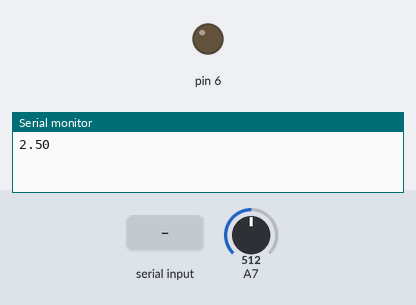
A sketch run on a simulated Arduino Nano, built with avr-gcc and run on an emulated ATmega328P. On the bench: output pins drawn as LEDs (lit = HIGH), the last lines printed to the serial monitor. Inputs (shaded band) come from the test bench; at power-on: A7 = 512.

Above: at 1.2 s.
1.3 s: "90,45\n" received over Serial
At 2.9 s:
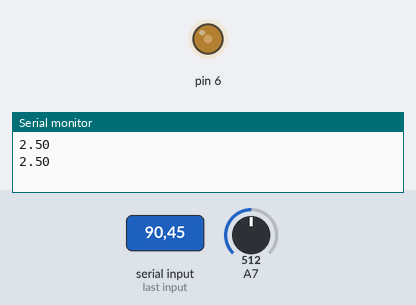
5.5 s: "30,150\n" received over Serial
At 7.4 s:
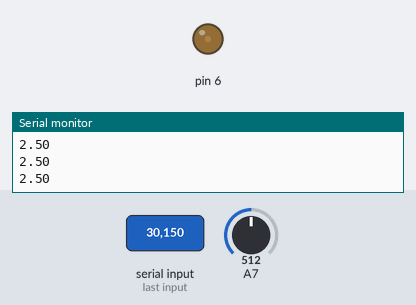
9.5 s: "200\n" received over Serial
At 11.5 s:
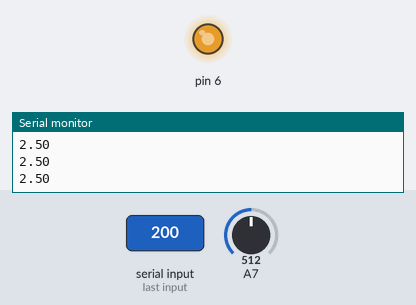
Timing chart, 0 to 13.5 s (numbered marks = the images above; inputs shaded):
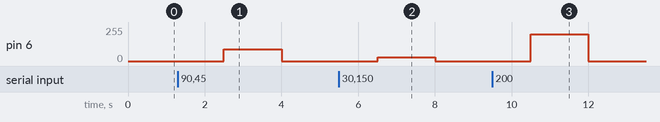

Measured:
- after the input at 1.3 s, pin 6: 0/255 → 90/255 after 1.2 s, → 0/255 1.5 s later
- after the input at 5.5 s, pin 6: 0/255 → 30/255 after 1.0 s, → 0/255 1.5 s later
- after the input at 9.5 s, pin 6: 0/255 → 200/255 after 1.0 s, → 0/255 1.5 s later

The sketch:

arduino.ino
```cpp
float value;
float voltage;
int x = 0;
void setup(){
  Serial.begin(9600);
  pinMode(6, OUTPUT);
}

void loop(){

  value = analogRead(A7);
  voltage = value*(5.0/1023.0);
  x = Serial.readString().toInt();
  analogWrite(6,x);
  Serial.println(voltage);
  delay(500);
}
```
